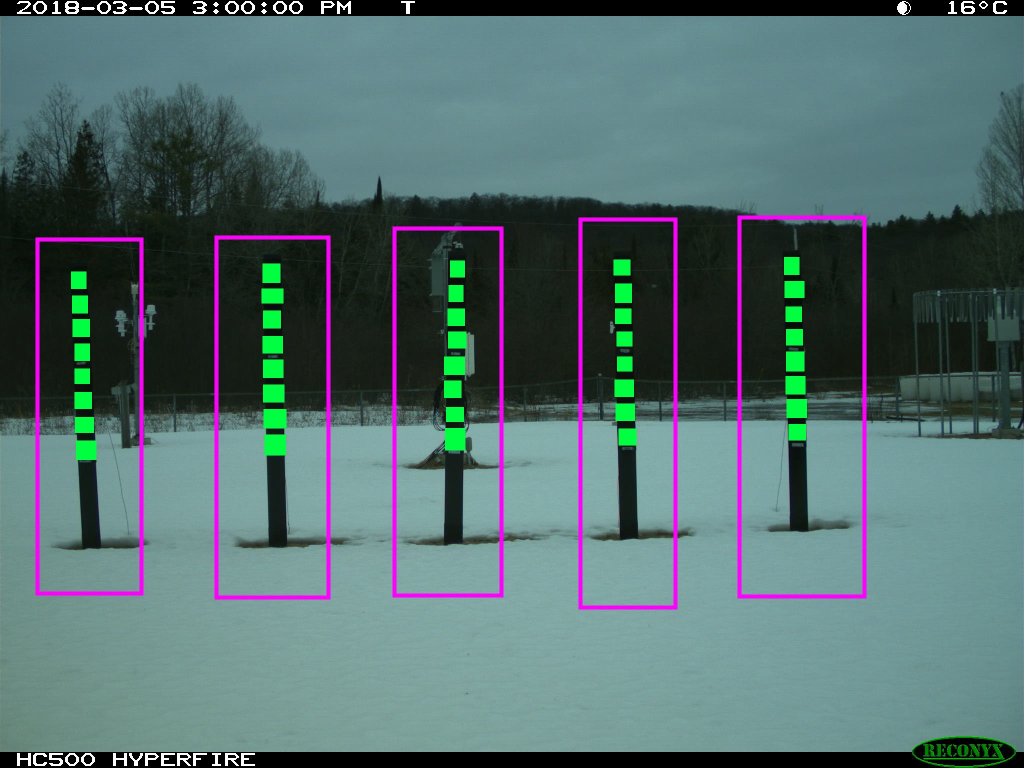
#> input picture IMG_0001.JPG, 2048 x 1536 px (shown at 1/2 size)
$ python testHSV.py   (Python 2 division)
#> lines starting #> are read from the running program, lines starting #| are printed output that depends on the picture; after the words box and inside, x2 and y2 are one past the last pixel; in counts of white or black regions, pixels touching at a corner belong together; long printed decimals are rounded
import cv2
import numpy as np

class ShapeDetector:
    def __init__(self):
        pass

    def detect(self, c):
        # initialize the shape name and approximiate the contour
        shape = "unidentified"
        peri = cv2.arcLength(c, True)
        approx = cv2.approxPolyDP(c, 0.04 * peri, True)

        if(len(approx) == 3):
            shape == "triangle"

        elif(len(approx) == 4):
            (x, y, w, h) = cv2.boundingRect(approx)
            ar = w / float(h)

            shape = "square" if ar > 0.85 and ar <= 1.15 else "rectangle"

        return shape

def centroid_histogram(clt):
    # grab the number of different clusters and create a histogram
    # based on the number of pixels assigned to each cluster
    numLabels = np.arange(0, len(np.unique(clt.labels_)) + 1)
    (hist, _) = np.histogram(clt.labels_, bins = numLabels)

    # normalize the histogram, such that it sums to one
    hist = hist.astype("float")
    hist /= hist.sum()

    # return the histogram
    return hist

def plot_colours(hist, centroids):
    # initialize the bar chart representing the relative frequency of each
    # of the colours
    bar = np.zeros((50, 300, 3), dtype = "uint8")
    startX = 0

    # dominant colour
    dominant = np.array([0,0,0], dtype = "uint32")
    dominant_pct = 0.0

    # loop over the percentage of each cluster and the colour of each cluster
    for (percent, colour) in zip(hist, centroids):
        # plot the relativfe percentage of each cluster
        endX = startX + (percent * 300)
        cv2.rectangle(bar, (int(startX), 0), (int(endX), 50),
            colour.astype("uint8").tolist(), -1)
        startX = endX
        print colour, percent

        # if colour isn't white or black and has highest percentage
        rgb_prox = np.amax(colour.astype(np.int32)) - np.amin(colour.astype(np.int32))
        rgb_min = np.amin(colour.astype(np.int32))
        rgb_max = np.amax(colour.astype(np.int32))
        if(percent > dominant_pct and rgb_prox > 40 and rgb_min < 200 and rgb_max > 100):
            dominant = colour
            dominant_pct = percent

    red = np.uint8([[dominant]])
    print dominant, dominant_pct
    [[hsv]] = cv2.cvtColor(red, cv2.COLOR_RGB2HSV)
    print hsv

    upper = np.array([hsv[0] + 10, hsv[1] + 10, hsv[2]])
    lower = np.array([hsv[0], hsv[1] - 10, hsv[2] - 40])
    large_cnt = max(cnts, key = cv2.contourArea)

    print(lower, upper)

    img_hsv = cv2.imread("IMG_0001.JPG")
    image_mask = cv2.inRange(img_hsv, lower, upper)
    cv2.imshow("Mask", cv2.resize(image_mask, None, fx = 6, fy = 6))

    # return the bar chart
    return bar

img = cv2.imread("IMG_0001.JPG",0)
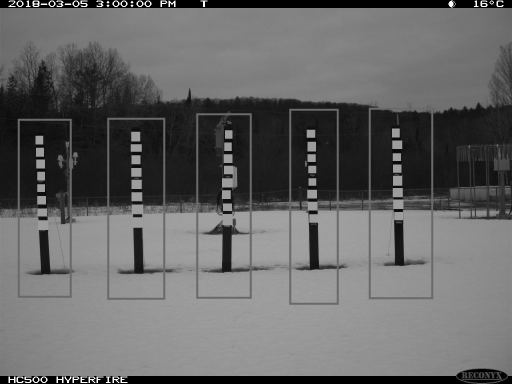
#> img: shape (1536, 2048) (shown at 1/4 size); min 0, max 255, mean 100.9
img_colour = cv2.imread("IMG_0001.JPG")
#> img_colour is the input picture: shape (1536, 2048, 3); mean B, G, R 108.6, 108.2, 83.7
thresh = cv2.threshold(img, 100, 255, cv2.THRESH_BINARY)[1]
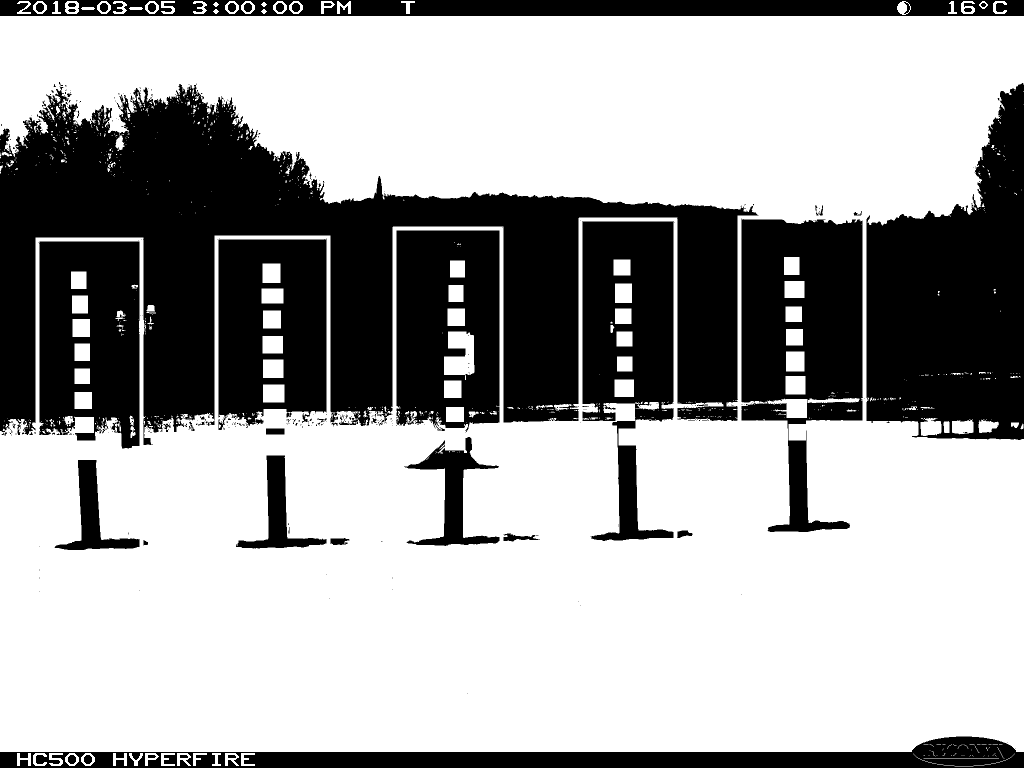
#> thresh: shape (1536, 2048) (shown at 1/2 size); 65.2% white; 386 black regions (321 under 20 px), largest, box (x1, y1, x2, y2) and area: (0, 167, 1517, 890) 415523, (1733, 166, 2048, 880) 151463, (1482, 437, 1726, 1064) 94650
close = cv2.morphologyEx(thresh, cv2.MORPH_CLOSE, (50,50))
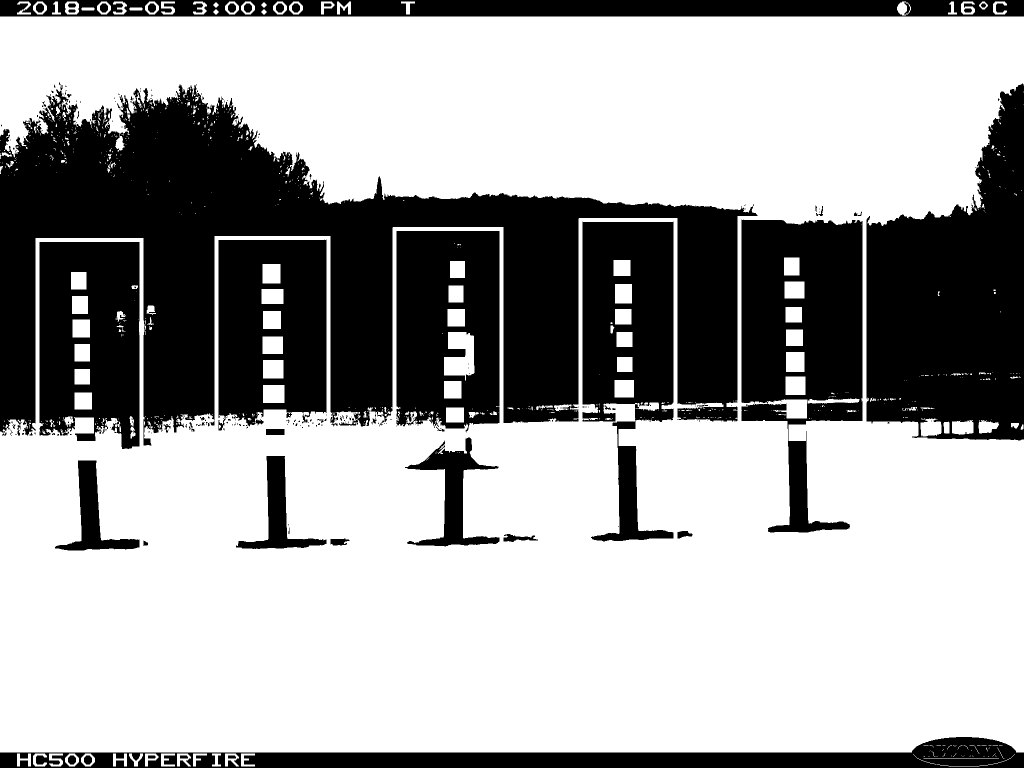
#> close: shape (1536, 2048) (shown at 1/2 size); 65.2% white; 269 black regions (201 under 20 px)
cnts = cv2.findContours(close.copy(), cv2.RETR_EXTERNAL, cv2.CHAIN_APPROX_SIMPLE)[1]
#> cnts = 614 contours, 537 with area under 20; largest, box (x1, y1, x2, y2) and area: (0, 33, 2048, 1505) 2425908, (1841, 837, 1883, 873) 1146, (1904, 840, 1947, 870) 1011, (1957, 840, 1998, 867) 700, (130, 3, 158, 29) 621
print(len(cnts))
#| 614

sd = ShapeDetector()

#cv2.imshow("thresh", cv2.resize(close, None, fx = 6, fy = 6))

cnts.sort(key = lambda a: cv2.contourArea(a), reverse = True)

print(len(cnts))
#| 614
print(type(cnts[0]))
#| <class 'numpy.ndarray'>
large_cnt = max(cnts, key = cv2.contourArea)
#> large_cnt = contour of 4462 points, box (x1, y1, x2, y2) (0, 33, 2048, 1505), area 2425908

mask2 = np.zeros(img_colour.shape, dtype = "uint8")
cv2.drawContours(mask2, [large_cnt], 0, (255,255,255), -1)
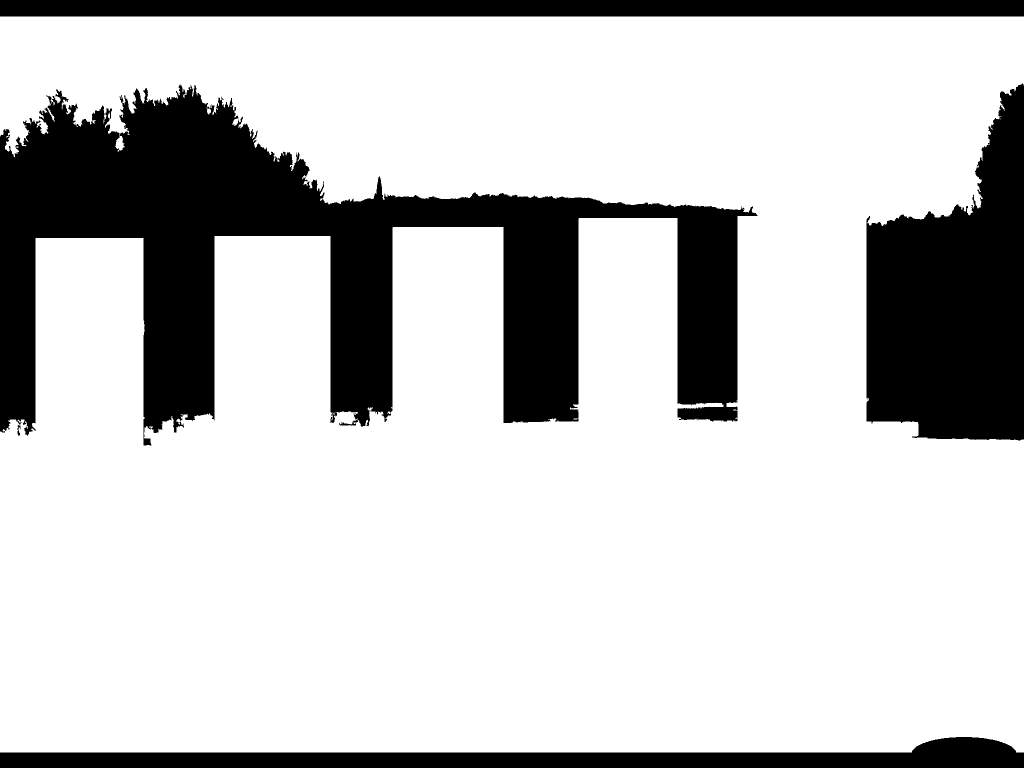
#> mask2: shape (1536, 2048, 3) (shown at 1/2 size); 77.4% white; 4 black regions, box (x1, y1, x2, y2) and area: (0, 169, 1515, 891) 418880, (1733, 167, 2048, 881) 155787, (0, 1474, 2048, 1536) 68466, (0, 0, 2048, 33) 67584
print cv2.contourArea(large_cnt)
#| 2425908.5
print sd.detect(large_cnt)
#> in detect, `peri = cv2.arcLength(c, True)`: peri = 19322.6
#> in detect, `approx = cv2.approxPolyDP(c, 0.04 * peri, True)`: approx = [[0, 33], [1515, 430], [71, 476], [0, 1504], [2047, 1504], [2047, 33]]
#| unidentified

mask = cv2.bitwise_and(mask2, img_colour)
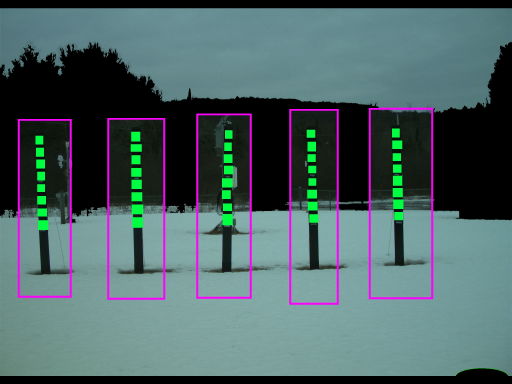
#> mask: shape (1536, 2048, 3) (shown at 1/4 size); mean of channels 0, 1, 2 100.3, 98.9, 76.7; drawn as B, G, R
mask = cv2.cvtColor(mask, cv2.COLOR_BGR2RGB)
# reshape the image to be a list of pixels
mask = mask.reshape((mask.shape[0] * mask.shape[1], 3))

# cluster the pixel intensities
from sklearn.cluster import KMeans
clt = KMeans(n_clusters = 25)
clt.fit(mask)

hist = centroid_histogram(clt)
bar = plot_colours(hist, clt.cluster_centers_)
#> after the loop in plot_colours, `for (percent, colour) in zip(hist, centroids):`:
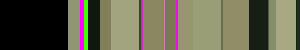
#> bar: shape (50, 300, 3); mean of channels 0, 1, 2 76.6, 97.9, 100.1; drawn as B, G, R
#| [103.268 141.630 144.414 ] 0.08629
#| [ 92  73 144]
#| [ 92  63 104] [102  83 144]
#cv2.imshow("mask", cv2.resize(mask, None, fx = 6, fy = 6))

from matplotlib import pyplot as plt
plt.figure()
plt.axis("off")
plt.imshow(bar)
plt.show()

#cv2.imshow("img", cv2.resize(img, None, fx = 6, fy = 6))

$ run again, with IMG_0002.JPG copied over IMG_0001.JPG
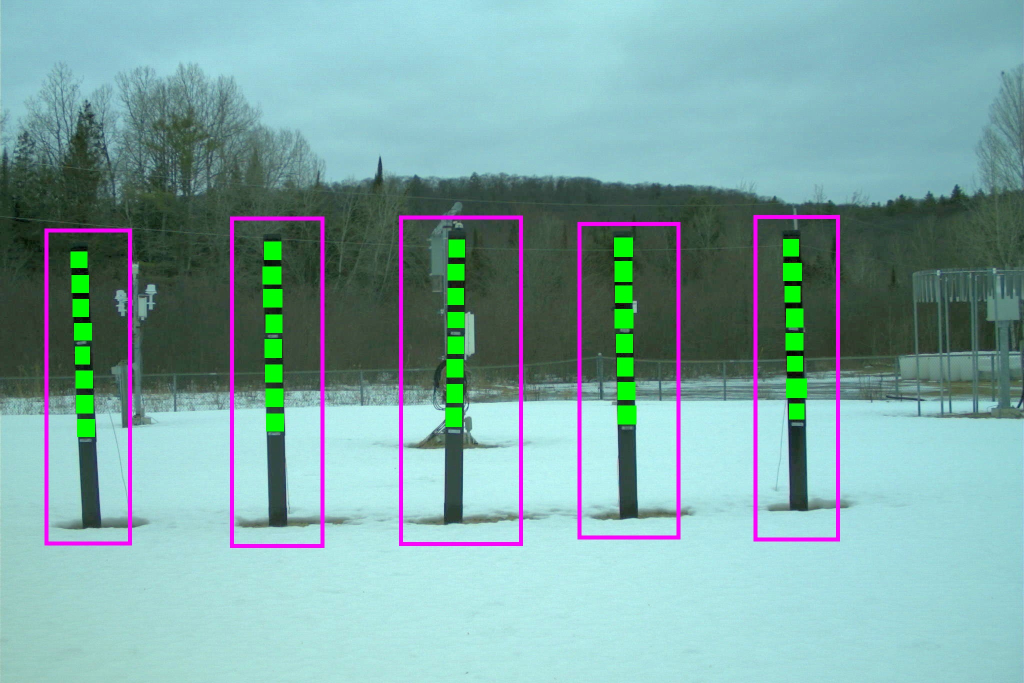
#> input picture IMG_0002.JPG, 2048 x 1366 px (shown at 1/2 size)
#> img_colour is the input picture: shape (1366, 2048, 3); mean B, G, R 163.3, 164.7, 125.1
#> `thresh = cv2.threshold(img, 100, 255, cv2.THRESH_BINARY)[1]`:
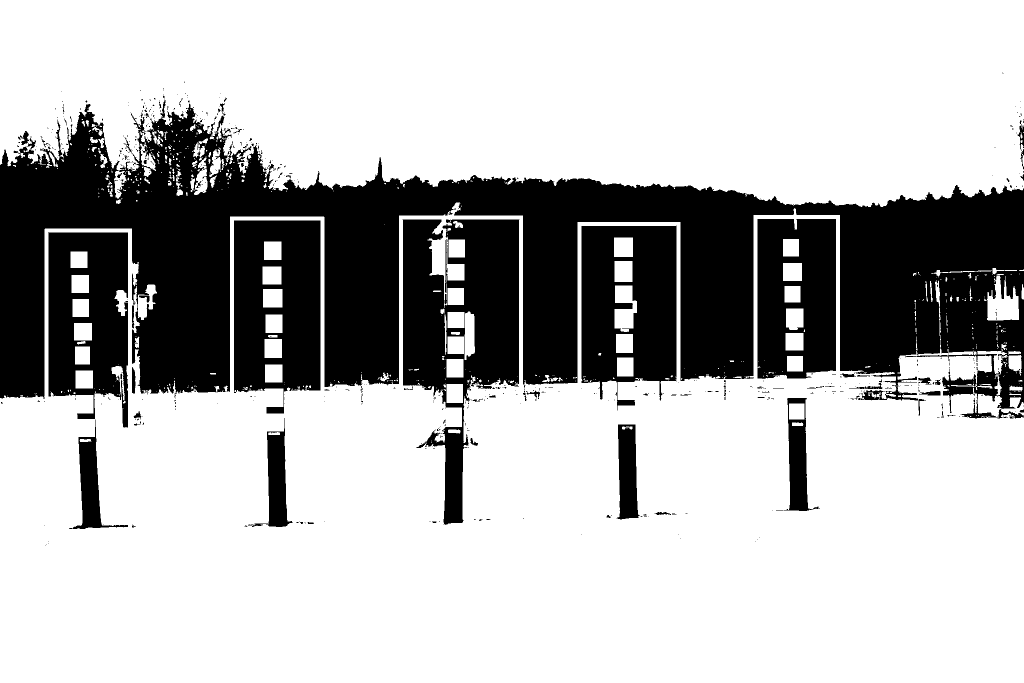
#> thresh: shape (1366, 2048) (shown at 1/2 size); 71.6% white; 595 black regions (522 under 20 px), largest, box (x1, y1, x2, y2) and area: (0, 199, 2048, 837) 499615, (805, 439, 1039, 1050) 73232, (1163, 451, 1353, 821) 51117
#> close: shape (1366, 2048); 71.7% white; 424 black regions (347 under 20 px)
#> cnts = 390 contours, 329 with area under 20; largest, box (x1, y1, x2, y2) and area: (0, 406, 2048, 1366) 1551631, (0, 0, 2048, 415) 722748, (1974, 549, 2038, 643) 3430, (275, 570, 314, 641) 1408, (380, 316, 415, 391) 1244
#| 390
#| 390
#| <class 'numpy.ndarray'>
#> `large_cnt = max(cnts, key = cv2.contourArea)`: large_cnt = contour of 2022 points, box (x1, y1, x2, y2) (0, 406, 2048, 1366), area 1551631
#> mask2: shape (1366, 2048, 3); 55.7% white; 4 black regions (1 under 20 px), largest, box (x1, y1, x2, y2) and area: (0, 0, 2048, 838) 1239595, (1997, 819, 2048, 838) 365, (2040, 819, 2048, 826) 40
#| 1551631.0
#> peri = 12341
#> approx = [[89, 459], [0, 1365], [2047, 1365], [1679, 431]]
#> x = 0; y = 431; w = 2048; h = 935
#> ar = 2.19
#> shape = 'rectangle'
#| rectangle
#> after the loop in plot_colours, `for (percent, colour) in zip(hist, centroids):`:
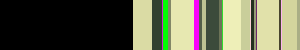
#> bar: shape (50, 300, 3); mean of channels 0, 1, 2 78.3, 101, 99.5; drawn as B, G, R
#| [177.779 232.735 231.491] 0.07645
#| [ 89  60 232]
#| [ 89  50 192] [ 99  70 232]
#> image_mask: shape (1366, 2048); every value is 0
